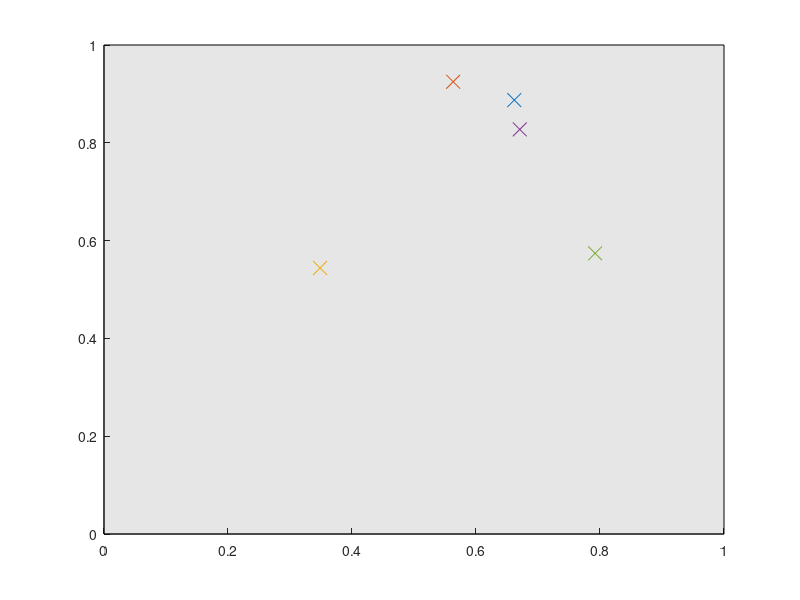

The MATLAB source for this figure:
%wind farm construction
%This script construct a basic windfarm in a 1*1 area

clear all
close all

n=input('How many turbines in the area?');
r=rand(n,3);

% max_lat=54; min_lat=53.7;
% max_lon=2.8; min_lon=2.1;

figure
patch([0 1 1 0],[0 0 1 1],[0.9 0.9 0.9]);
hold
for i=1:n
    plot3(r(i,1),r(i,2),r(i,3),'x','Markersize',10);
end
